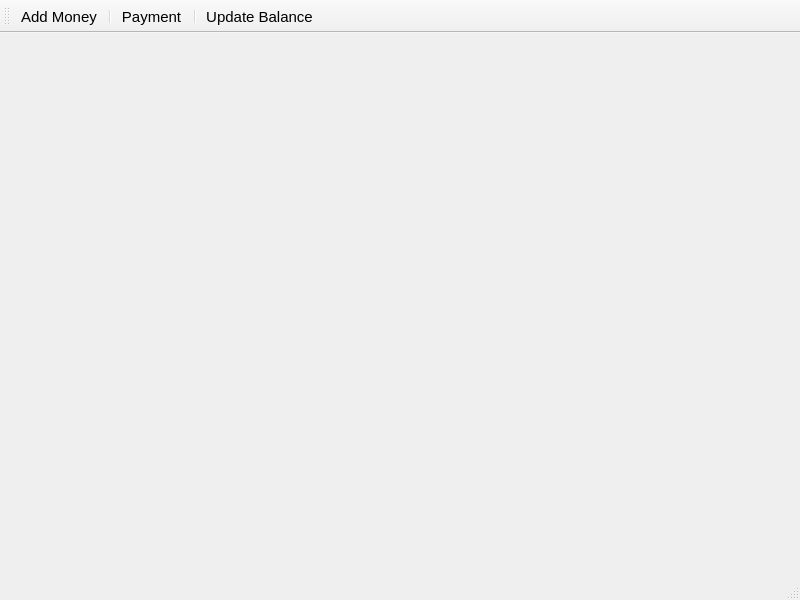
<?xml version="1.0" encoding="UTF-8"?>
<ui version="4.0">
 <class>MainWindow</class>
 <widget class="QMainWindow" name="MainWindow">
  <property name="geometry">
   <rect>
    <x>0</x>
    <y>0</y>
    <width>800</width>
    <height>600</height>
   </rect>
  </property>
  <property name="font">
   <font>
    <family>Segoe UI</family>
    <pointsize>11</pointsize>
   </font>
  </property>
  <property name="windowTitle">
   <string>Mobile Recharge Tracker</string>
  </property>
  <widget class="QWidget" name="centralwidget"/>
  <widget class="QStatusBar" name="statusbar"/>
  <widget class="QToolBar" name="toolBar">
   <property name="windowTitle">
    <string>toolBar</string>
   </property>
   <property name="allowedAreas">
    <set>Qt::AllToolBarAreas</set>
   </property>
   <property name="toolButtonStyle">
    <enum>Qt::ToolButtonTextOnly</enum>
   </property>
   <attribute name="toolBarArea">
    <enum>TopToolBarArea</enum>
   </attribute>
   <attribute name="toolBarBreak">
    <bool>false</bool>
   </attribute>
   <addaction name="tool_addMoney"/>
   <addaction name="separator"/>
   <addaction name="tool_payment"/>
   <addaction name="separator"/>
   <addaction name="tool_updateBalance"/>
  </widget>
  <action name="tool_addMoney">
   <property name="text">
    <string>Add Money</string>
   </property>
  </action>
  <action name="tool_payment">
   <property name="text">
    <string>Payment</string>
   </property>
  </action>
  <action name="tool_updateBalance">
   <property name="text">
    <string>Update Balance</string>
   </property>
  </action>
 </widget>
 <resources/>
 <connections/>
</ui>
